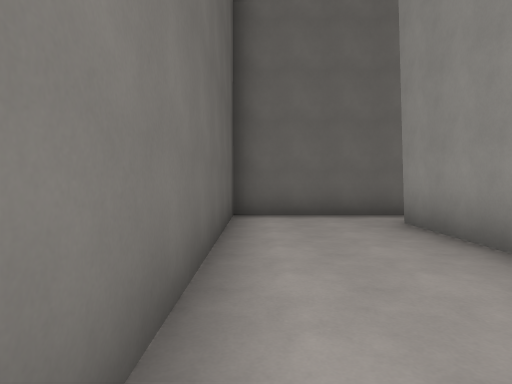
view 1 (above)

24 first-person views from a walk through a 3-D level made in the Godot game engine. The camera is 1.4 m above the floor, tilts 2° down and sees 75° across. The floor is counted in squares, 2 m on a side. Each view is taken from the middle of a square. On the plan, view 1 faces up. The plan holds only what a view shows up to about 10 squares ahead; the rest is blank. The place goes on beyond the plan.

view 2
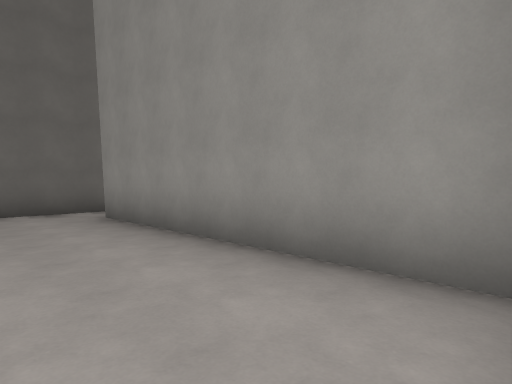

view 3
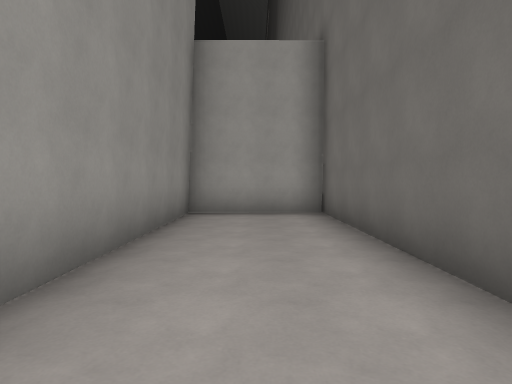

view 4
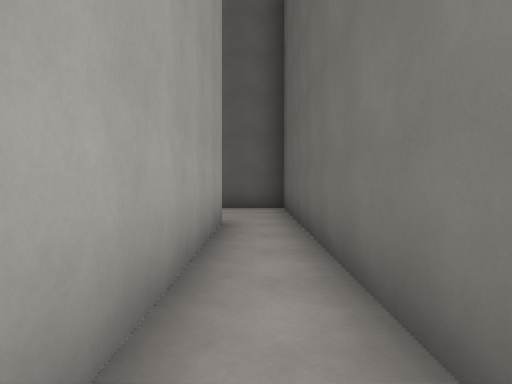

view 5
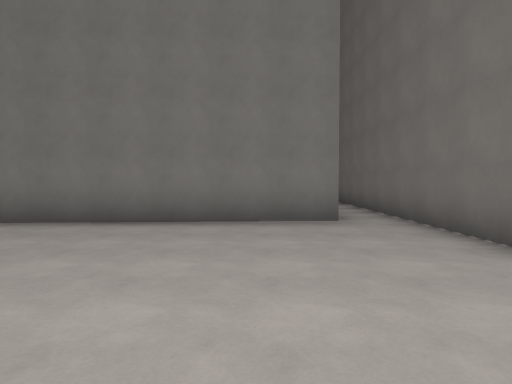

view 6
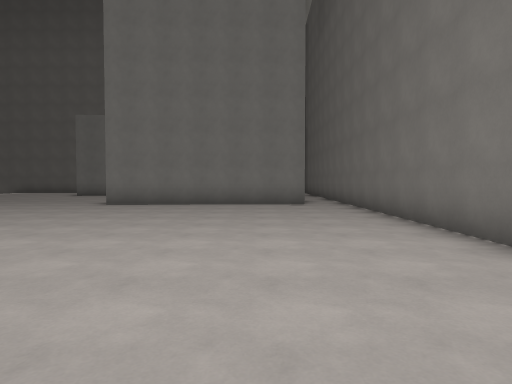

view 7
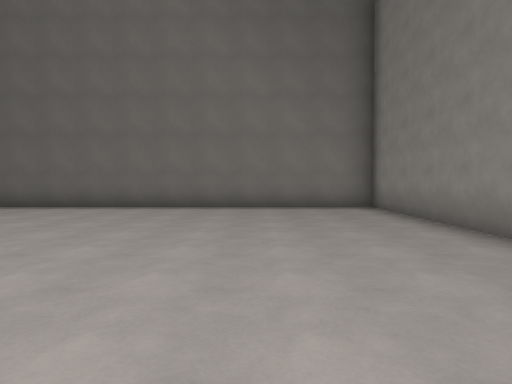

view 8
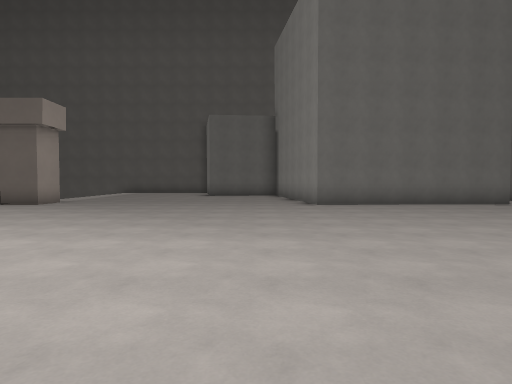

view 9
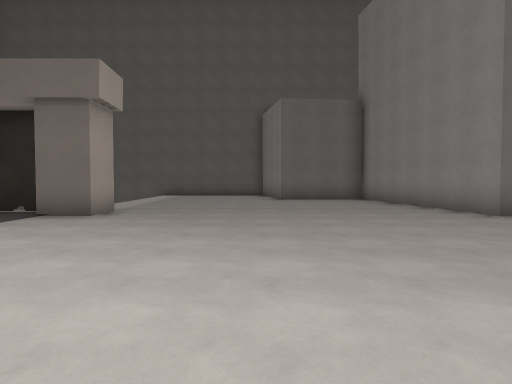

view 10
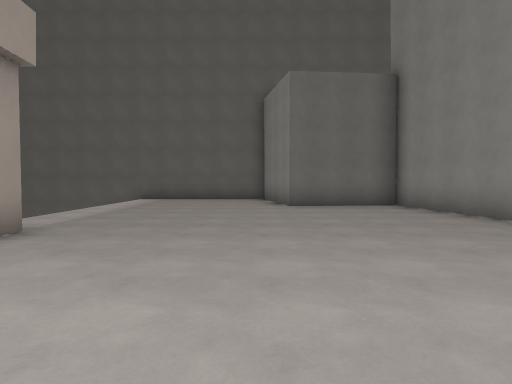

view 11
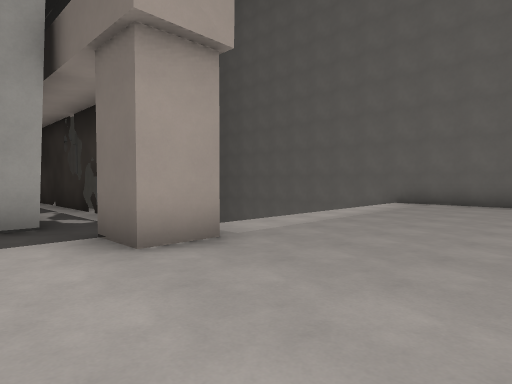

view 12
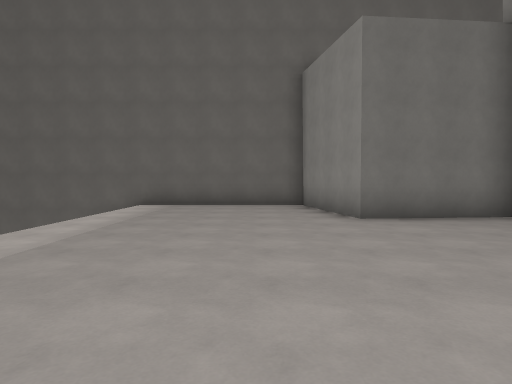

view 13
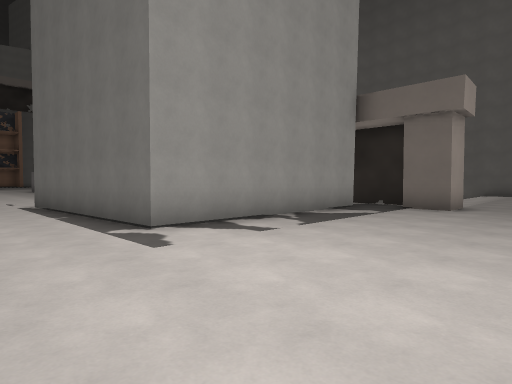

view 14
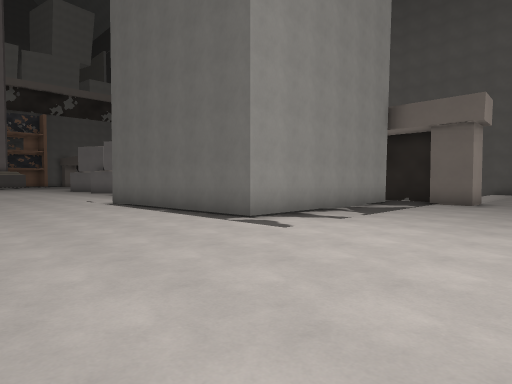

view 15
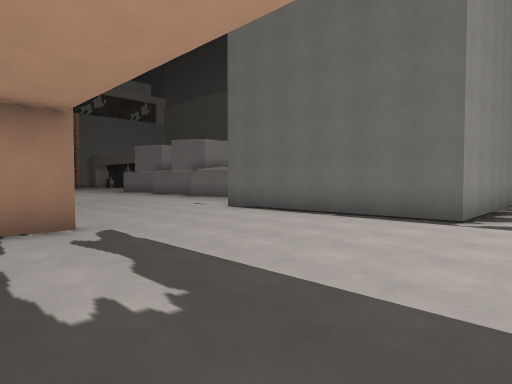

view 16
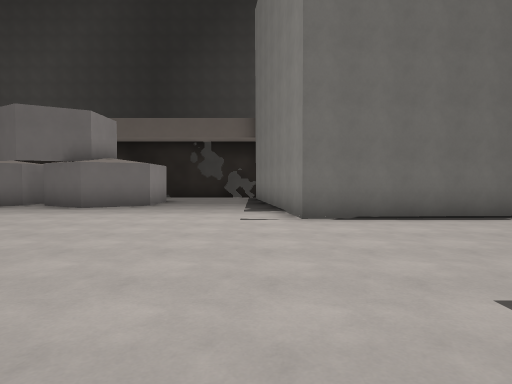

view 17
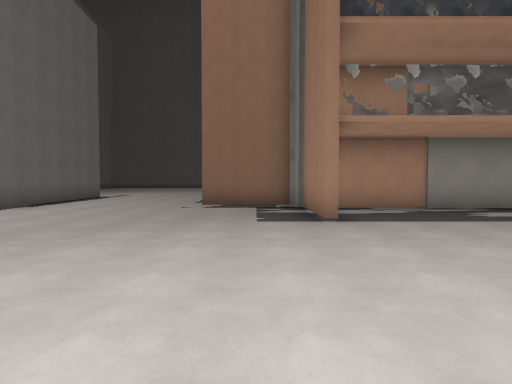

view 18
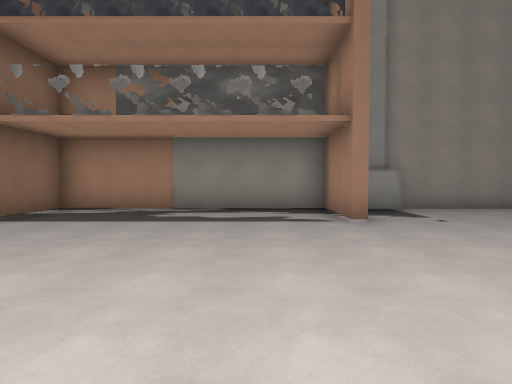

view 19
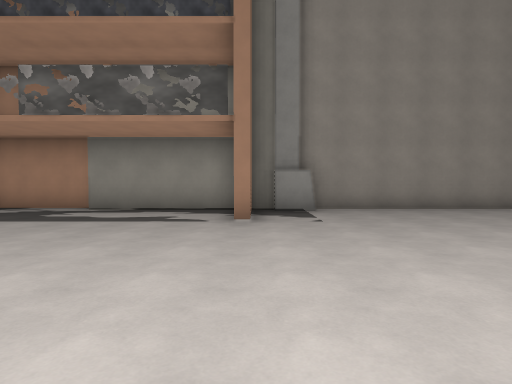

view 20
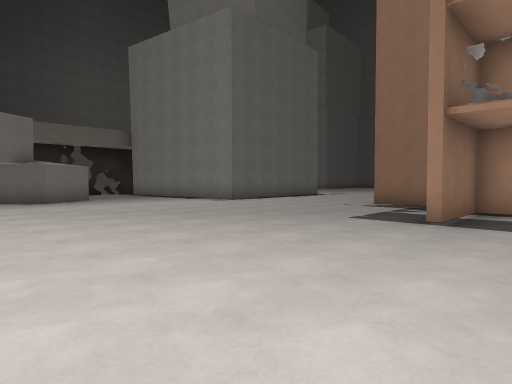

view 21
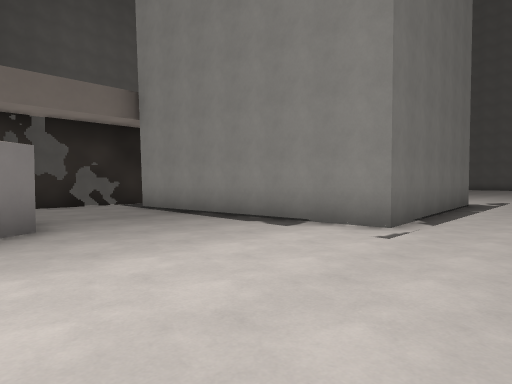

view 22
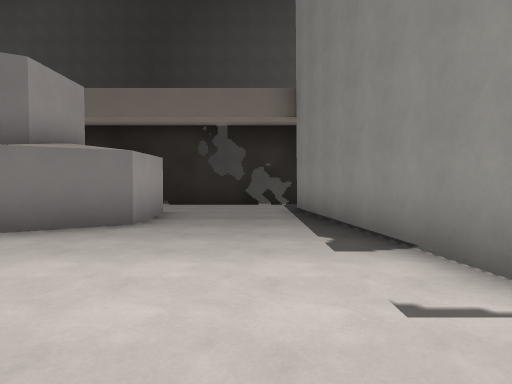

view 23
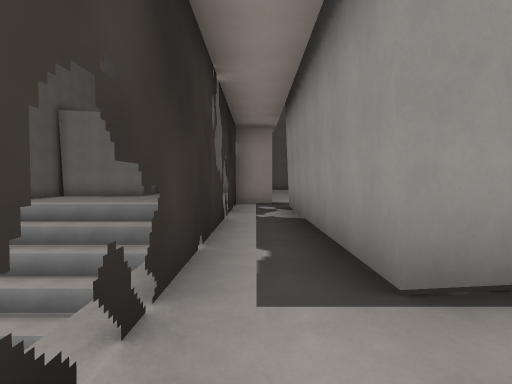

view 24
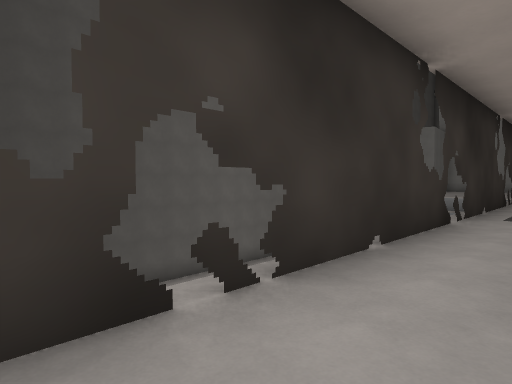

### Floor plan
Points are (right, up) in squares from view 1. A wall is a line through its corners. A room is listed if a view was taken in it or the views show most of it. See-through windows are left out.
Room 1 (views 1, 2, 3)
walls: (2.5, 6.7) (-0.5, 6.7) (-0.5, -1.2) (2.7, -1.1); (2.4, -1.1) (2.4, 5.4)
ways out: opening at (3, 6) to room 2
Room 2 (views 4, 5, 6, 7, 8, 9, 10, 11, 12, 13, 14, 15, 16, 17, 18, 19, 20, 21, 22, 23, 24)
walls: (14.7, -10.5) (15, -16.2) (8.9, -17) (8.8, -10.5) (14.7, -10.5); (19.4, -14.2) (20.4, -14.2); (7.4, -8.2) (8.5, -8.2) (8.5, -9.3) (7.4, -9.3) (7.4, -23.9); (22.1, -18.4) (22.1, -14.5) (19.4, -14.5); (10, -19.9) (11.8, -19.9) (12.6, -21.4) (11.7, -22.9); (22.1, 1.9) (22.1, 6.7) (2.5, 6.7); (11, -23.5) (11.8, -23.5) (12, -23.9); (28.9, -17.1) (28.9, -18.4); (28.6, -18.4) (28.6, -16.1) (22.4, -16.1) (22.4, -18.4); (30.4, -16.4) (29.4, -16.4); (8.2, 5.5) (8.5, -0.3) (2.7, -1.1) (2.9, -4.1) (-0.5, -4.7) (-0.5, -13.2); (34.5, -16.1) (30.2, -16.1); (2.4, 5.4) (7.3, 5.4)
ways out: opening at (3, 6) to room 1; opening at (2, -10); opening at (5, -10)

Where each view was taken, in squares from view 1:
view 1: 0 up, 0 right, facing up
view 2: 1 down, 0 right, facing up-right
view 3: 6 up, 1 right, facing down
view 4: 6 up, 8 right, facing left
view 5: 4 up, 14 right, facing left
view 6: 4 up, 18 right, facing left
view 7: 2 down, 19 right, facing up
view 8: 2 down, 18 right, facing left
view 9: 5 down, 15 right, facing left
view 10: 5 down, 12 right, facing left
view 11: 5 down, 10 right, facing down-left
view 12: 6 down, 9 right, facing left
view 13: 6 down, 17 right, facing down-left
view 14: 6 down, 19 right, facing down-left
view 15: 9 down, 21 right, facing down-left
view 16: 17 down, 21 right, facing left
view 17: 24 down, 21 right, facing up
view 18: 24 down, 27 right, facing up
view 19: 24 down, 29 right, facing up
view 20: 24 down, 24 right, facing up-left
view 21: 21 down, 17 right, facing up-left
view 22: 18 down, 17 right, facing left
view 23: 19 down, 8 right, facing up
view 24: 24 down, 9 right, facing up-left
